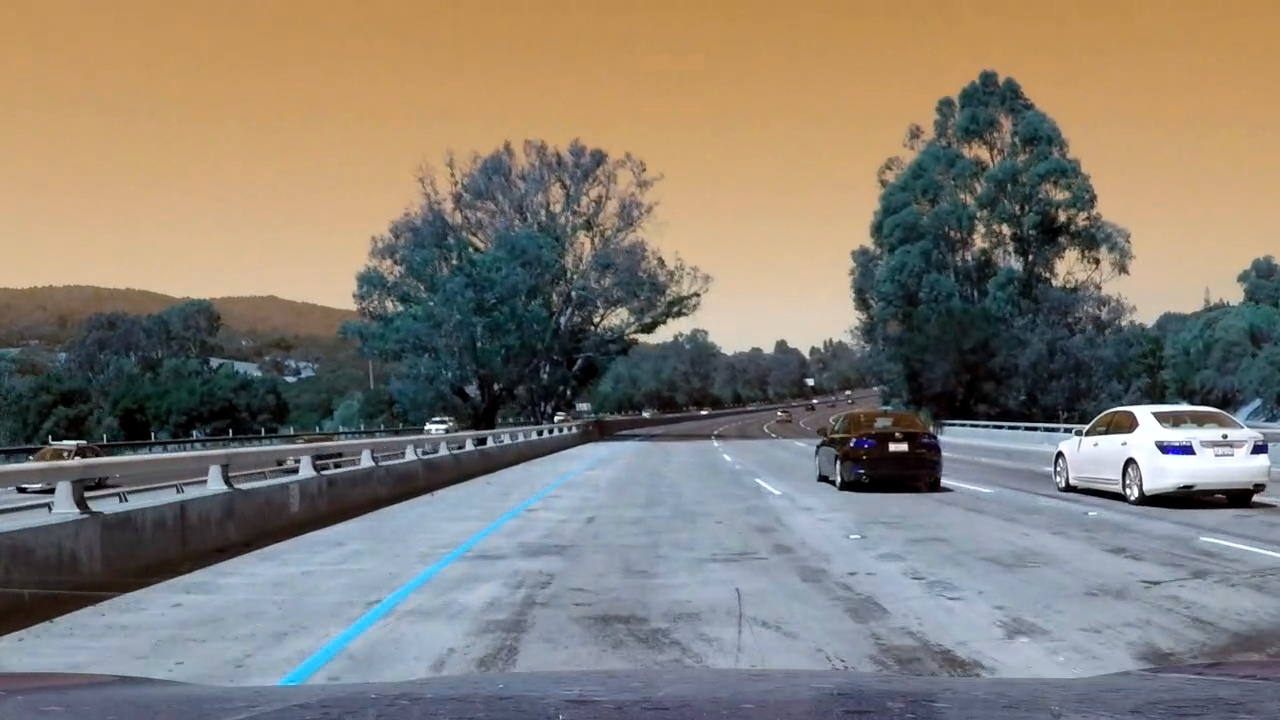
#> input picture test_images/1001_original.jpg, 1280 x 720 px
$ python windows_3.py   (older library calls are emulated)
#> lines starting #> are read from the running program, lines starting #| are printed output that depends on the picture
### calibration.py
#!/usr/bin/env python
import os
import cv2
import glob
import numpy as np
import pickle
import matplotlib.pyplot as plt

CALIBRATION_DIR = 'camera_cal'
TEST_IMG_DIR = 'test_images'
OUTPUT_DIR = 'output_images'
IMG_SHAPE = (1280, 720, 3)

# [8 lines left out: function _objPoints3D, not called in this run]

def calibrate(images=None, points=(9,6)):
    '''Calibrates a camera matrix based on a set of test checkerboard images.'''
#> called with points = (9, 6)

    if os.path.exists('calibration.p'):
        print("Loading calibration from file 'calibration.p'")
        with open('calibration.p', 'rb') as f:
#> (reads calibration.p from the repository)
#> further down, img is the input picture: shape (720, 1280, 3); mean B, G, R 116.6, 126.4, 133
            return pickle.load(f)
    print("Calibrating...")

    assert(len(points) == 2)
    assert(min(points) > 0)

    if images is None:
        images = sorted(glob.glob(os.path.join(CALIBRATION_DIR, '*.jpg')))

    # termination criteria
    criteria = (cv2.TERM_CRITERIA_EPS + cv2.TERM_CRITERIA_MAX_ITER, 30, 0.001)

    # Arrays to store object points and image points from all the images.
    objpoints = [] # 3d point in real world space
    imgpoints = [] # 2d points in image plane.
    objp = _objPoints3D(points)

    for fname in images:
        img = cv2.imread(fname)
        if img.shape != IMG_SHAPE:
            img = cv2.resize(img, (IMG_SHAPE[0], IMG_SHAPE[1]))

        gray = cv2.cvtColor(img, cv2.COLOR_BGR2GRAY)
        ret, corners = cv2.findChessboardCorners(gray, points, None)

        # If found, add object points, image points (after refining them)
        if ret:
            objpoints.append(objp)
            corners2 = cv2.cornerSubPix(gray, corners, (11,11), (-1,-1), criteria)
            imgpoints.append(corners2)

    calibration = cv2.calibrateCamera(objpoints, imgpoints, gray.shape[::-1], None, None)

    with open('calibration.p', 'wb') as f:
        print("Calibration written to file 'calibration.p'")
        pickle.dump(calibration, f)

    return calibration

def undistort(img, calibration):
    '''Undistort a single image based on a camera calibration'''

    # Some of the sample images have an extra pixel, this can mess some subtle
    # things up, so fix it first.
    if img.shape != IMG_SHAPE:
        img = cv2.resize(img, (IMG_SHAPE[0], IMG_SHAPE[1]))

    # If we have no calibration results, return the image as given
    if calibration is None:
        return img

    # Otherwise run it through the undistortion process
    ret, mtx, dist, rvecs, tvecs = calibration
    return cv2.undistort(img, mtx, dist, None, mtx)


# [19 lines left out: function undistort_examples, not called in this run]

# [15 lines that do not run on import are left out]

### perspective.py
#!/usr/bin/env python
import os
import cv2
import glob
import numpy as np
import matplotlib.pyplot as plt
from calibration import calibrate, undistort

TEST_IMG_DIR = 'test_images'
OUTPUT_DIR = 'output_images'
IMG_SHAPE = (720, 1280, 3)

#SRC = np.array([(260,672),(1050,672),(710,464),(572,464)], 'float32')
#SRC = np.array([(260,672),(1050,672),(708,464),(574,464)], 'float32')
#DST = np.array([(260,672),(1050,672),(1050,464),(260,464)], 'float32')

SRC = np.array([(265,677),(1040,677),(677,443),(604,443)], 'float32')
DST = np.array([(405,710),(900,710),(900,-100),(405,-100)], 'float32')

def perspective_matrix(src=SRC, dst=DST):
    '''Returns perspective and inverse perspective matrices'''
    M = cv2.getPerspectiveTransform(src, dst)
    Minv = cv2.getPerspectiveTransform(dst, src)
    return (M, Minv)

def perspective(img, M):
    '''Applies a perspective transform to an image'''
    (h,w) = img.shape[0:2]
    return cv2.warpPerspective(img, M, (w,h))


# [21 lines left out: function skeletonize, not called in this run]

#def color_threshold(img, sx_thresh=(20,100), s_thresh=(170,255)):
#def color_threshold(img, sx_thresh=(18,100), s_thresh=(175,235)):

def color_threshold(img, sx_thresh=(30,100), s_thresh=(140,235)):

    # Convert to HSL color space and separate the V channel
#> called with sx_thresh = (30, 100), s_thresh = (140, 235)
    hsl = cv2.cvtColor(img, cv2.COLOR_RGB2HLS).astype(np.float)
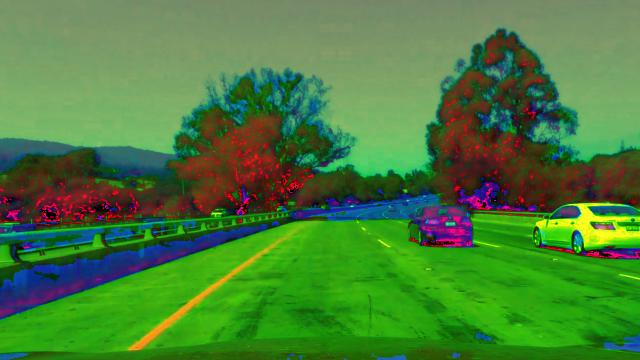
#> hsl: shape (720, 1280, 3) float64 (shown at 1/2 size); mean B, G, R 57.4, 125.9, 73.1
    l_channel = hsl[:,:,1]
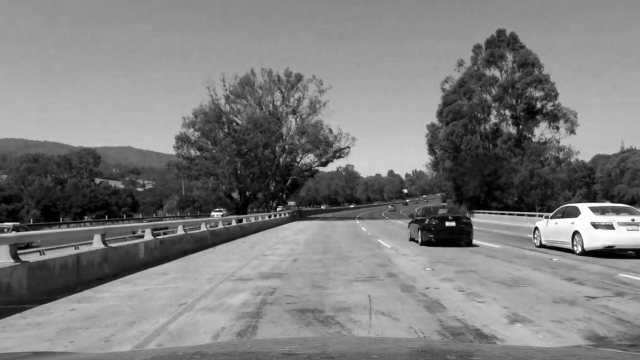
#> l_channel: shape (720, 1280) float64 (shown at 1/2 size); min 0, max 255, mean 125.9
    s_channel = hsl[:,:,2]
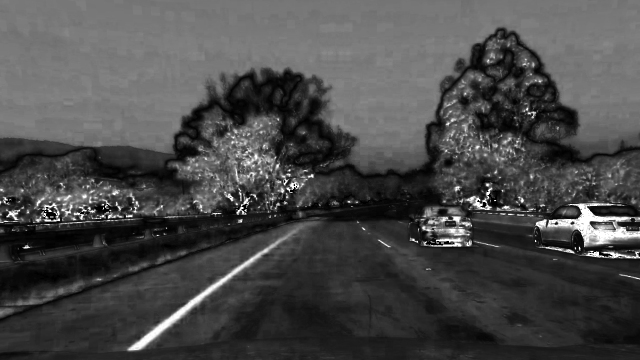
#> s_channel: shape (720, 1280) float64 (shown at 1/2 size); min 0, max 255, mean 73.1

    l_blurred = cv2.blur(l_channel, (5,5))

    # Sobel x
    sobelx = cv2.Sobel(l_blurred, cv2.CV_64F, 1, 0) # Take the derivative in x
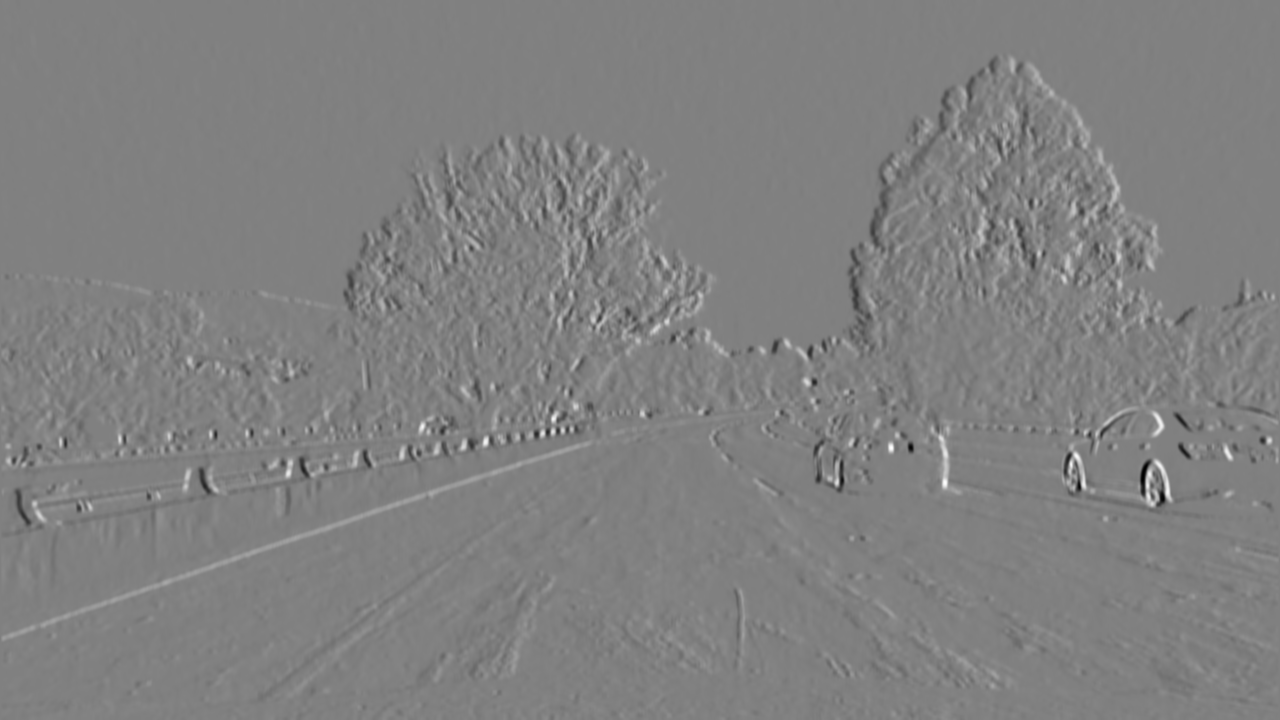
#> sobelx: shape (720, 1280) float64; min -326.1, max 319.9, mean 0.1; drawn with min black and max white
    abs_sobelx = np.absolute(sobelx) # Absolute x derivative to accentuate lines away from horizontal
    scaled_sobel = np.uint8(255*abs_sobelx/np.max(abs_sobelx))
#> (the rest of the program and of its run is left out)
